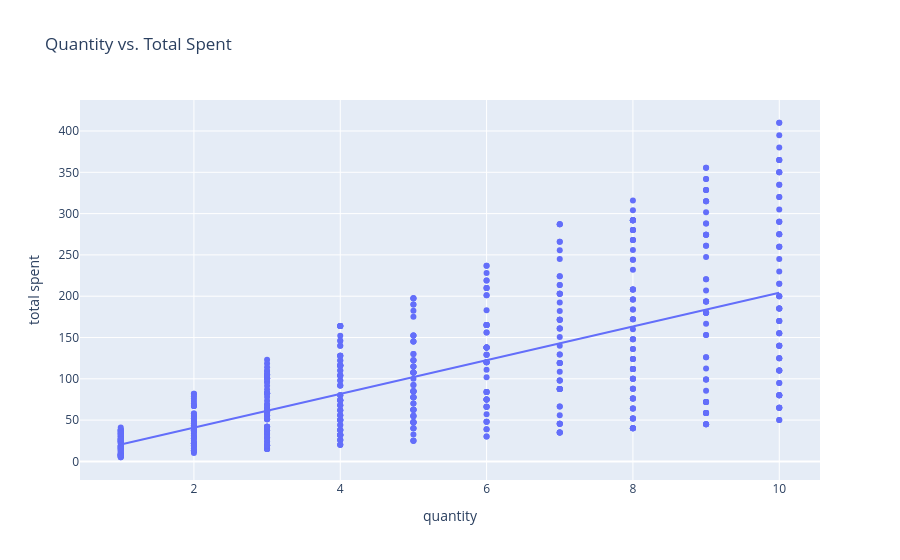

Notebook cell for this chart:
### Code cell
px.scatter(df_temp, x='quantity', y='total spent', trendline='ols', title='Quantity vs. Total Spent')

### Figure 1 — Plotly figure (JSON) as saved in the notebook; plotly's stock layout.template omitted (floating-point values rounded to 4 significant figures; data arrays with more than 128 entries replaced by an {"elided": "..."} marker saying what was removed)
{"data": [{"hovertemplate": "quantity=%{x}<br>total spent=%{y}<extra></extra>", "legendgroup": "", "marker": {"color": "#636efa", "symbol": "circle"}, "mode": "markers", "name": "", "orientation": "v", "showlegend": false, "type": "scatter", "x": {"elided": "620 int values"}, "xaxis": "x", "y": {"elided": "620 float values"}, "yaxis": "y"}, {"hovertemplate": "<b>OLS trendline</b><br>total spent = 20.43 * quantity + -0.0585051<br>R<sup>2</sup>=0.438586<br><br>quantity=%{x}<br>total spent=%{y} <b>(trend)</b><extra></extra>", "legendgroup": "", "marker": {"color": "#636efa", "symbol": "circle"}, "mode": "lines", "name": "", "showlegend": false, "type": "scatter", "x": {"elided": "620 int values"}, "xaxis": "x", "y": {"elided": "620 float values"}, "yaxis": "y"}], "layout": {"legend": {"tracegroupgap": 0}, "title": {"text": "Quantity vs. Total Spent"}, "xaxis": {"anchor": "y", "domain": [0, 1], "title": {"text": "quantity"}}, "yaxis": {"anchor": "x", "domain": [0, 1], "title": {"text": "total spent"}}}}
